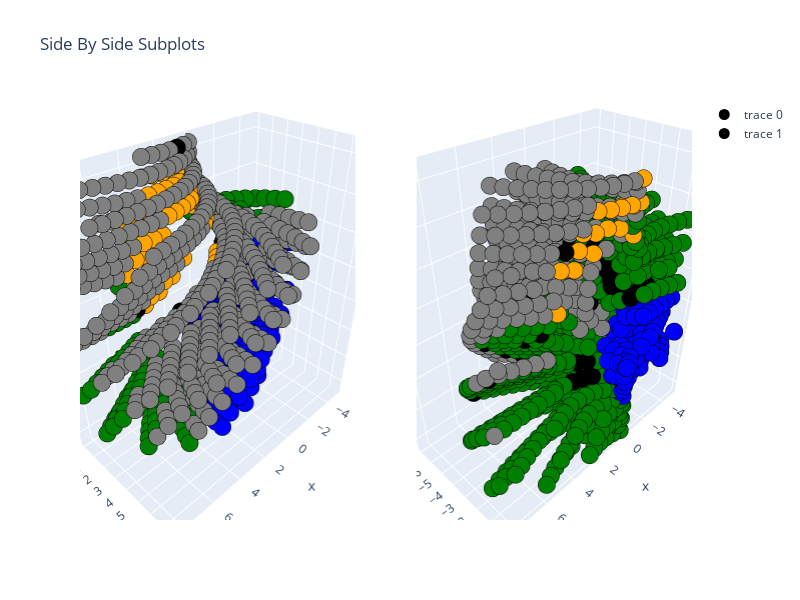

Write notebook code for a chart like this one.
### Code cell
import plotly.graph_objects as go
from plotly.subplots import make_subplots

#Grab Last timestep configuration data and combine in new dataset
#Using new dataset, plot in 3D the phase space (Hx, Hy, Theta)
#Maybe plotly, maybe matplotlib
#Plot Torus/Donut
#Make surface

allData = pd.read_csv(cwd_PYTHON+'/LTT_allData_Re2.csv',delimiter=' ')

endData = allData[allData['time'] == 20.0].copy()
endData = endData[endData['parTheta2'] <= 180.0].copy()
endData = endData.sort_values(by=['parLSS','parTheta2','parTheta1'])
endData = endData.reset_index(drop=True)
print('b4: 1: ',np.amax(endData['parTheta1']))
print('b4: 2: ',np.amax(endData['parTheta2']))
print('b4: BW: ',np.amin(endData['parThetaBW']))
print('b4: BW: ',np.amax(endData['parThetaBW']))
#Theta2 = phi, Theta1 = theta
'''
for idx in range(len(endData['parTheta1'])):
    if(endData.loc[idx,'parTheta1'] > 180.0):
        endData.loc[idx,'parTheta1'] = 360.0 - endData.loc[idx,'parTheta1']
        endData.loc[idx,'parTheta2'] = 360.0 - endData.loc[idx,'parTheta2']
endData = endData.sort_values(by=['parLSS','parTheta2','parTheta1'])
endData = endData.reset_index(drop=True)
print('a4: 1: ',np.amax(endData['parTheta1']))
print('a4: 2: ',np.amax(endData['parTheta2']))
sys.exit(0)
'''
#Convert to spherical coordinates
endData['xval'] = endData['parLSS']*np.cos(endData['parTheta2']*np.pi/180.0)*np.sin(endData['parTheta1']*np.pi/180.0)
endData['yval'] = endData['parLSS']*np.sin(endData['parTheta2']*np.pi/180.0)*np.sin(endData['parTheta1']*np.pi/180.0)
endData['zval'] = endData['parLSS']*np.cos(endData['parTheta1']*np.pi/180.0)
endData = endData.sort_values(by=['zval','yval','xval'])
endData = endData.reset_index(drop=True)
endData = WhichEndState(endData)

#Diverge = 0
#V-Shape = 1
#In-line = 2
#Headbutt = 3
#L-shape = 4
#NOTA = 5
    
#Create traces for each end state
traces = [0 for a in range(5)]
opaque = 0.4

fig = make_subplots(rows=1, cols=2,
    specs=[[{'type': 'scatter3d'}, {'type': 'scatter3d'}],
           ])

fig.add_trace(
    go.Scatter3d(
    x=endData['xval'],
    y=endData['yval'],
    z=endData['zval'],
    mode='markers',
    #marker_symbol='square',
    marker=dict(
        size=6,
        color=endData['color'],                # set color to an array/list of desired values
        #colorscale='Viridis',   # choose a colorscale
        opacity=1.0,
        line=dict(
                color='Black',
                width=10)
    )
),
    row=1, col=1
)

endData = allData[allData['time'] == 20.0].copy()
endData = endData[endData['parTheta2'] > 180.0].copy()
endData = endData.sort_values(by=['parLSS','parTheta2','parTheta1'])
endData = endData.reset_index(drop=True)

#Convert to spherical coordinates
endData['xval'] = endData['parLSS']*np.cos(endData['parTheta2']*np.pi/180.0)*np.sin(endData['parTheta1']*np.pi/180.0)
endData['yval'] = endData['parLSS']*np.sin(endData['parTheta2']*np.pi/180.0)*np.sin(endData['parTheta1']*np.pi/180.0)
endData['zval'] = endData['parLSS']*np.cos(endData['parTheta1']*np.pi/180.0)
endData = endData.sort_values(by=['zval','yval','xval'])
endData = endData.reset_index(drop=True)
endData = WhichEndState(endData)

fig.add_trace(
    go.Scatter3d(
    x=endData['xval'],
    y=endData['yval'],
    z=endData['zval'],
    mode='markers',
    #marker_symbol='square',
    marker=dict(
        size=6,
        color=endData['color'],                # set color to an array/list of desired values
        #colorscale='Viridis',   # choose a colorscale
        opacity=1.0,
        line=dict(
                color='Black',
                width=10)
    )
),
    row=1, col=2
)

fig.update_layout(height=600, width=800, title_text="Side By Side Subplots")
fig.show()



'''
#Divergence
divergeData = endData[endData['State'] == 0].copy()
divergeData = divergeData.reset_index(drop=True)
traces[0] = go.Mesh3d(x=divergeData['xval'], 
                     y=divergeData['yval'], 
                     z=divergeData['zval'], 
                     color=divergeData.loc[0,'color'], 
                     opacity=opaque,
                     #opacity=1.0,
                     alphahull=8
                     )


#V-Shape
VshapeData = endData[endData['State'] == 1].copy()
VshapeData = VshapeData.reset_index(drop=True)
traces[0] = go.Mesh3d(x=VshapeData['xval'], 
                     y=VshapeData['yval'], 
                     z=VshapeData['zval'], 
                     color=VshapeData.loc[0,'color'], 
                     opacity=opaque,
                     #opacity=1.0,
                     alphahull=5.25
                     )

#In-Line
inLineData = endData[endData['State'] == 2].copy()
inLineData = inLineData.reset_index(drop=True)
inLine1Data = inLineData[inLineData['parThetaBW'] <= 180.0].copy()
inLine1Data = inLine1Data.reset_index(drop=True)
inLine2Data = inLineData[inLineData['parThetaBW'] > 180.0].copy()
inLine2Data = inLine2Data.reset_index(drop=True)
traces[1] = go.Mesh3d(x=inLine1Data['xval'], 
                     y=inLine1Data['yval'], 
                     z=inLine1Data['zval'], 
                     color=inLine1Data.loc[0,'color'], 
                     opacity=opaque,
                     #opacity=0.2,
                     alphahull=3
                     )

traces[2] = go.Mesh3d(x=inLine2Data['xval'], 
                     y=inLine2Data['yval'], 
                     z=inLine2Data['zval'], 
                     color=inLine2Data.loc[0,'color'], 
                     opacity=opaque,
                     #opacity=0.2,
                     alphahull=3
                     )

#Headbutt
headbuttData = endData[endData['State'] == 3].copy()
headbuttData = headbuttData.reset_index(drop=True)
traces[3] = go.Mesh3d(x=headbuttData['xval'], 
                     y=headbuttData['yval'], 
                     z=headbuttData['zval'], 
                     color=headbuttData.loc[0,'color'], 
                     opacity=opaque,
                     #opacity=1.0,
                     alphahull=0
                     )


traces[4] = go.Scatter3d(
    x=endData['xval'],
    y=endData['yval'],
    z=endData['zval'],
    mode='markers',
    #marker_symbol='square',
    marker=dict(
        size=6,
        color=endData['color'],                # set color to an array/list of desired values
        #colorscale='Viridis',   # choose a colorscale
        opacity=1.0,
        line=dict(
                color='Black',
                width=10)
    )
)

layout = go.Layout(
    #title='Re10: 3D Phase Diagram',
    scene=dict(
        xaxis=dict(
            gridcolor='rgb(255, 255, 255)',
            zerolinecolor='rgb(255, 255, 255)',
            showbackground=False,
            backgroundcolor='rgb(230, 230,230)'
        ),
        yaxis=dict(
            gridcolor='rgb(255, 255, 255)',
            zerolinecolor='rgb(255, 255, 255)',
            showbackground=False,
            backgroundcolor='rgb(230, 230,230)'
        ),
        zaxis=dict(
            gridcolor='rgb(255, 255, 255)',
            zerolinecolor='rgb(255, 255, 255)',
            showbackground=False,
            backgroundcolor='rgb(230, 230,230)'
        )
    ),
    showlegend=False,
)

fig = go.Figure(data = traces, layout=layout)

# tight layout
fig.update_layout(autosize=False,margin=dict(l=0, r=0, b=0, t=0))
fig.update_layout(scene=dict(
                    xaxis_title=dict(text="x=L sin("+u"\u03B8"+"1) cos("+u"\u03B8"+"2) (R)",font=dict(size=18,family='Times New Roman')),
                    yaxis_title=dict(text="y=L sin("+u"\u03B8"+"1) sin("+u"\u03B8"+"2) (R)",font=dict(size=18,family='Times New Roman')),
                    zaxis_title=dict(text="z=L cos("+u"\u03B8"+"1) (R)",font=dict(size=18,family='Times New Roman')),
                    ),
                    width=1000,height=1000,
                    margin=dict(r=100, b=100, l=100, t=100),
                    font=dict(
                            family="Times New Roman",
                            size=12,
                            color="black"
                            )
            )
#fig.update_xaxes(automargin=True)
#fig.update_yaxes(automargin=True)
#fig.update_zaxes(automargin=True)

camera = dict(
    up=dict(x=0.0, y=1.0, z=0.0),
    eye=dict(x=0., y=0., z=2.0)
)

fig.update_layout(scene_camera=camera)
fig.show()

if not os.path.exists(cwd_PYTHON+'/../Figures/3D_Diagram'):
    os.mkdir(cwd_PYTHON+'/../Figures/3D_Diagram')
#fig.write_image(cwd_PYTHON+'/../Figures/3D_Diagram/LTT_Re2_topview.svg')
print('Done Making Top View')
camera = dict(
    up=dict(x=0.0, y=1.0, z=0.0),
    eye=dict(x=0., y=0., z=-2.0)
)

fig.update_layout(scene_camera=camera)
#fig.show()
#fig.write_image(cwd_PYTHON+'/../Figures/3D_Diagram/LTT_Re2_botview.svg')
print('Done Making Bot View')
camera = dict(
    up=dict(x=0.0, y=0.0, z=1.0),
    eye=dict(x=0.0, y=2.0, z=0.0)
)

fig.update_layout(scene_camera=camera)
#fig.show()
#fig.write_image(cwd_PYTHON+'/../Figures/3D_Diagram/LTT_Re2_yposview.svg')
print('Done Making Ypos View')
camera = dict(
    up=dict(x=0.0, y=0.0, z=1.0),
    eye=dict(x=0.0, y=-2.0, z=0.0),
    #center=dict(x=0, y=0, z=1.0)
)

fig.update_layout(scene_camera=camera)
#fig.show()
#fig.write_image(cwd_PYTHON+'/../Figures/3D_Diagram/LTT_Re2_ynegview.svg')
print('Done Making Yneg View')
'''

### Figure 1 — Plotly figure (JSON) as saved in the notebook; plotly's stock layout.template omitted (floating-point values rounded to 4 significant figures; data arrays with more than 128 entries replaced by an {"elided": "..."} marker saying what was removed)
{"data": [{"marker": {"color": {"elided": "880 str values"}, "line": {"color": "Black", "width": 10}, "opacity": 1, "size": 6}, "mode": "markers", "scene": "scene", "type": "scatter3d", "x": {"elided": "880 float values"}, "y": {"elided": "880 float values"}, "z": {"elided": "880 float values"}}, {"marker": {"color": {"elided": "942 str values"}, "line": {"color": "Black", "width": 10}, "opacity": 1, "size": 6}, "mode": "markers", "scene": "scene2", "type": "scatter3d", "x": {"elided": "942 float values"}, "y": {"elided": "942 float values"}, "z": {"elided": "942 float values"}}], "layout": {"height": 600, "scene": {"domain": {"x": [0, 0.45], "y": [0, 1]}}, "scene2": {"domain": {"x": [0.55, 1], "y": [0, 1]}}, "title": {"text": "Side By Side Subplots"}, "width": 800}}
